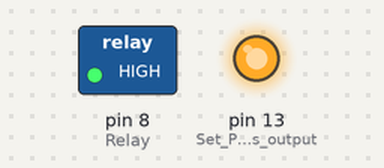
Simulated run of this sketch. Board: Arduino Uno, built with avr-gcc and run on an emulated ATmega328P. On the bench: switched loads named in the sketch (green lamp = pin HIGH), output pins drawn as LEDs (lit = HIGH). Dashed ring = blinking.

Above: at 0.5 s.
Timing chart, 0 to 4.6 s (numbered marks = the images above):
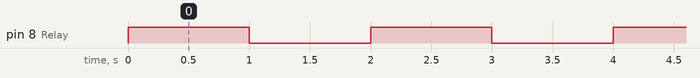

Measured:
- by itself, pin 8 (Relay): alternates HIGH for 1.0 s and LOW for 1.0 s

The sketch:

30.Relay.ino
```cpp
 int Relay = 8;
  void setup()
{
  pinMode(13, OUTPUT);         //Set Pin13 as output
  digitalWrite(13, HIGH);     //Set Pin13 High
  pinMode(Relay, OUTPUT);     //Set Pin3 as output
}
void loop()
{
          digitalWrite(Relay, HIGH);   //Turn off relay
          delay(1000);
          digitalWrite(Relay, LOW);    //Turn on relay
          delay(1000);
}
```
